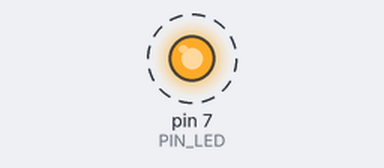
The sketch below on a simulated Arduino Uno, built with avr-gcc and run on an emulated ATmega328P. Parts: output pins drawn as LEDs (lit = HIGH). Dashed ring = blinking. What the sketch prints to the serial monitor is not drawn. At 11.0 s the program stops and its outputs stay as they are.

Above: at 1.5 s.
Timing chart, 0 to 5.6 s (numbered marks = the images above):
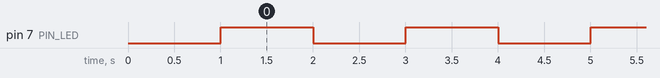

The sketch:

05_practice_2.ino
```cpp
#define PIN_LED 7
unsigned int count, toggle;

void setup() {
  pinMode(PIN_LED, OUTPUT);
  Serial.begin(9600);
  while (!Serial) {
    ;
  }
  Serial.println("Hello World!");
  count = toggle = 0;
  digitalWrite(PIN_LED,LOW);
  delay(1000);
}

void loop() {
    toggle = toggle_state(toggle);
    digitalWrite(PIN_LED, toggle);
    delay(1000);
    if (count < 10) {
      Serial.println(++count);
    }
    if (count == 10) {
      while(1){
        digitalWrite(PIN_LED,HIGH);
      }
    }
}

int toggle_state(int toggle) {
  return !toggle;
}
```

Measured:
- by itself, pin 7 (PIN_LED): alternates HIGH for 1.0 s and LOW for 1.0 s
